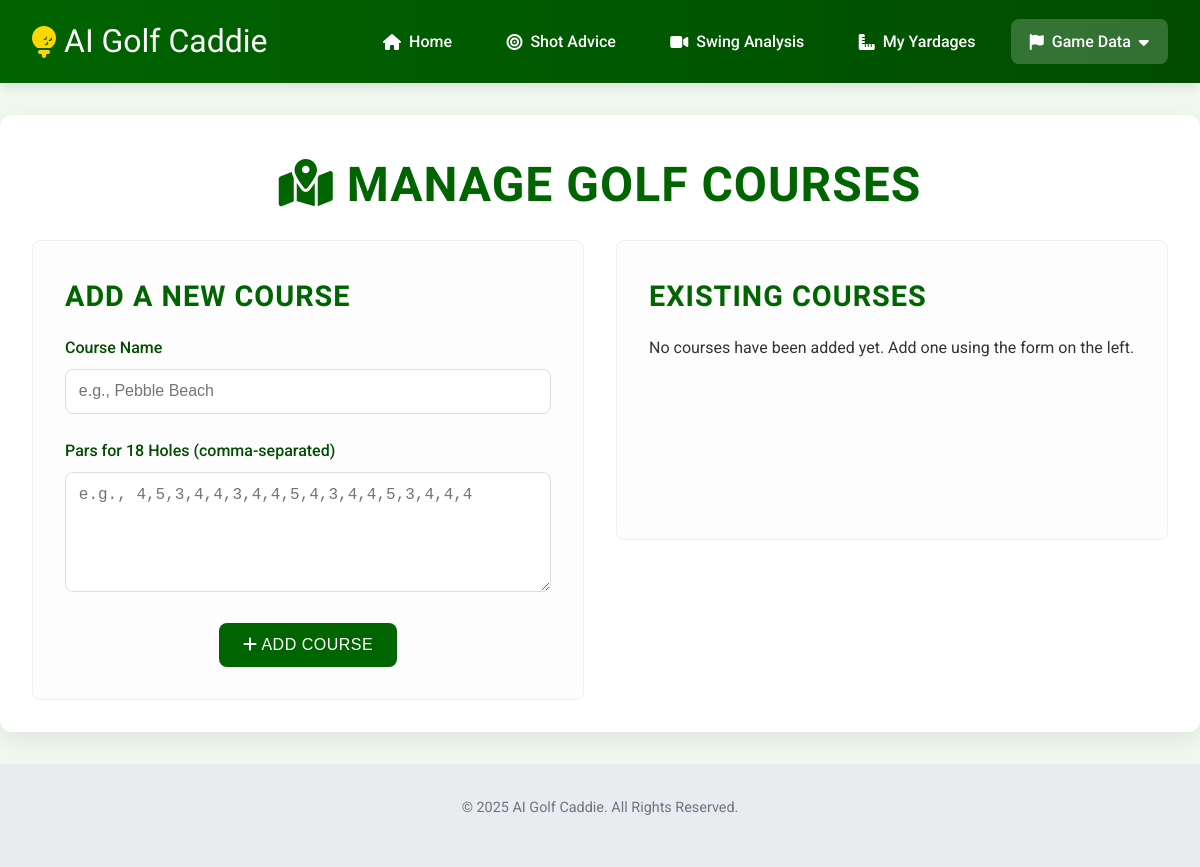
The app's page /courses, older data.
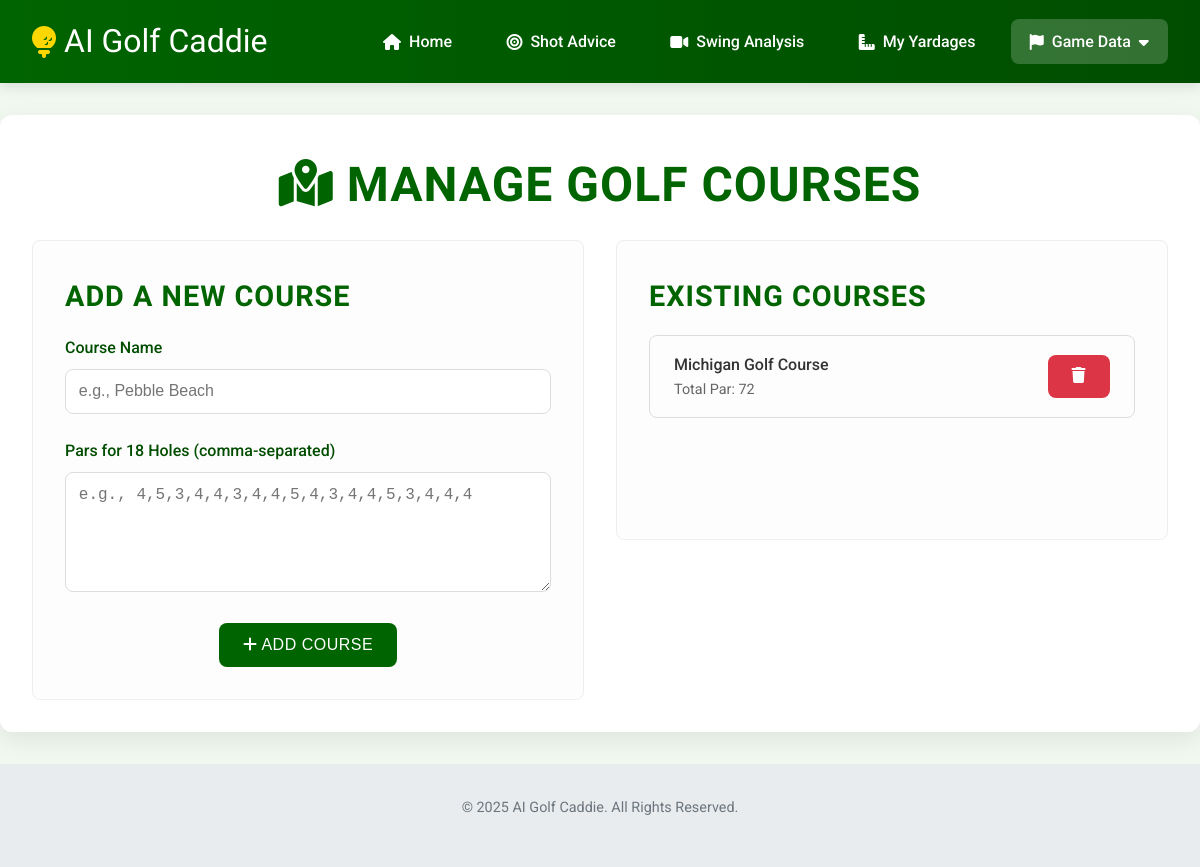
The same page, newer data.
### app.py (models this page shows, shortened)
class Course(db.Model):
    id = db.Column(db.Integer, primary_key=True)
    name = db.Column(db.String(100), unique=True, nullable=False)
    par_string = db.Column(db.String(200), nullable=False, default=','.join(['4']*18)) # Default to all par 4s
    def get_pars(self):
        return [int(p) for p in self.par_string.split(',')]

### app.py (the view, shortened to what this page needs)
@app.route('/courses', methods=['GET', 'POST'])
def list_courses():
    courses = Course.query.order_by(Course.name).all()
    return render_template('list_courses.html', courses=courses, current_page='courses')

### app.py (called while the page is built)
@app.context_processor
def inject_now():
    return {'now': datetime.utcnow()}

### templates/list_courses.html (shortened to what this page needs)
{% extends 'base.html' %}
{% block content %}
    <h1><i class="fas fa-map-marked-alt"></i> Manage Golf Courses</h1>
    <div class="analysis-container">
        <div class="form-container">
            <h3>Add a New Course</h3>
            <form action="{{ url_for('list_courses') }}" method="post">
                <div class="form-group">
                    <label for="name">Course Name</label>
                    <input type="text" id="name" name="name" required placeholder="e.g., Pebble Beach">
                </div>
                <div class="form-group">
                    <label for="pars">Pars for 18 Holes (comma-separated)</label>
                    <textarea id="pars" name="pars" rows="3" required placeholder="e.g., 4,5,3,4,4,3,4,4,5,4,3,4,4,5,3,4,4,4"></textarea>
                </div>
                <div class="button-group">
                    <button type="submit" class="btn btn-primary"><i class="fas fa-plus"></i> Add Course</button>
                </div>
            </form>
        </div>
        <div class="response-container">
            <h3>Existing Courses</h3>
            {% if courses %}
                <ul class="data-list">
                    {% for course in courses %}
                        <li class="data-list-item">
                            <div>
                                <div class="item-info">{{ course.name }}</div>
                                <div class="item-details">Total Par: {{ course.get_pars() | sum }}</div>
                            </div>
                            <div class="item-actions">
                                <form action="{{ url_for('delete_course', course_id=course.id) }}" method="post" onsubmit="return confirm('Are you sure you want to delete this course? This cannot be undone.');">
                                    <button type="submit" class="btn btn-danger"><i class="fas fa-trash"></i></button>
                                </form>
                            </div>
                        </li>
                    {% endfor %}
                </ul>
            {% else %}
                <p>No courses have been added yet. Add one using the form on the left.</p>
            {% endif %}
        </div>
    </div>
{% endblock %}

### templates/base.html (shortened to what this page needs)
<!DOCTYPE html>
<html lang="en">
<head>
    <link rel="stylesheet" href="https://cdnjs.cloudflare.com/ajax/libs/font-awesome/6.4.0/css/all.min.css">
    <link rel="stylesheet" href="{{ url_for('static', filename='css/style.css') }}">
</head>
<body>
    <header class="main-header">
        <div class="logo">
            <i class="fas fa-golf-ball-tee"></i>
            <a href="{{ url_for('index') }}">AI Golf Caddie</a>
        </div>
        <nav class="main-nav">
            <a href="{{ url_for('index') }}" class="{{ 'active' if current_page == 'home' else '' }}"><i class="fas fa-home"></i> Home</a>
            <a href="{{ url_for('shot_advice') }}" class="{{ 'active' if current_page == 'shot_advice' else '' }}"><i class="fas fa-bullseye"></i> Shot Advice</a>
            <a href="{{ url_for('swing_analysis') }}" class="{{ 'active' if current_page == 'swing_analysis' else '' }}"><i class="fas fa-video"></i> Swing Analysis</a>
            <a href="{{ url_for('yardages') }}" class="{{ 'active' if current_page == 'yardages' else '' }}"><i class="fas fa-ruler-combined"></i> My Yardages</a>
            <div class="nav-dropdown">
                <button class="dropdown-btn {{ 'active' if current_page in ['track_round', 'rounds', 'courses'] else '' }}">
                    <i class="fas fa-flag"></i> Game Data <i class="fas fa-caret-down"></i>
                </button>
            </div>
        </nav>
    </header>
    <main class="container">
        {% block content %}{% endblock %}
    </main>
    <footer class="main-footer">
        <p>&copy; {{ now.year }} AI Golf Caddie. All Rights Reserved.</p>
    </footer>
</body>
</html>

### static/css/style.css (style rules this page uses)
:root { --primary-color: #006400; --secondary-color: #004d00; --accent-color: #FFD700; --bg-color: #F0F8F0; --surface-color: #FFFFFF; --text-color: #333333; --border-color: #DDDDDD; --font-primary: 'Roboto', sans-serif; --font-display: 'Teko', sans-serif; }
* { box-sizing: border-box; margin: 0; padding: 0; }
body { font-family: var(--font-primary); background-color: var(--bg-color); color: var(--text-color); line-height: 1.6; }
.container { max-width: 1200px; margin: 2rem auto; padding: 2rem; background-color: var(--surface-color); border-radius: 12px; box-shadow: 0 8px 24px rgba(0,0,0,0.08); }
h1, h2, h3, h4 { font-family: var(--font-display); color: var(--primary-color); margin-bottom: 1rem; letter-spacing: 1px; text-transform: uppercase; }
h1 { font-size: 3rem; text-align: center; }
h3 { font-size: 1.8rem; }
p { margin-bottom: 1rem; }
.main-header { background: linear-gradient(to right, var(--primary-color), var(--secondary-color)); color: white; padding: 1rem 2rem; display: flex; justify-content: space-between; align-items: center; box-shadow: 0 4px 12px rgba(0,0,0,0.1); }
.logo { font-family: var(--font-display); font-size: 2rem; display: flex; align-items: center; }
.logo a { color: white; text-decoration: none; margin-left: 0.5rem; }
.logo i { color: var(--accent-color); }
.main-nav { display: flex; align-items: center; gap: 1rem; }
.main-nav a, .dropdown-btn { color: white; text-decoration: none; padding: 0.8rem 1.2rem; border-radius: 8px; transition: background-color 0.3s, color 0.3s; font-family: var(--font-primary); font-weight: 500; display: flex; align-items: center; gap: 0.5rem; }
.main-nav a:hover, .dropdown-btn:hover, .main-nav a.active, .dropdown-btn.active { background-color: rgba(255, 255, 255, 0.2); }
.nav-dropdown { position: relative; }
.dropdown-btn { background: none; border: none; cursor: pointer; font-size: 1rem; }
.form-group { margin-bottom: 1.5rem; }
label { display: block; margin-bottom: 0.5rem; font-weight: 500; color: var(--secondary-color); }
input[type="text"], input[type="number"], textarea { width: 100%; padding: 0.8rem; border: 1px solid var(--border-color); border-radius: 8px; font-size: 1rem; transition: border-color 0.3s, box-shadow 0.3s; }
textarea { resize: vertical; min-height: 120px; }
.btn { display: inline-block; padding: 0.8rem 1.5rem; font-size: 1rem; font-weight: 500; text-align: center; text-decoration: none; border-radius: 8px; cursor: pointer; transition: all 0.3s ease; border: none; text-transform: uppercase; letter-spacing: 0.5px; }
.btn-primary { background-color: var(--primary-color); color: white; }
.btn-danger { background-color: #dc3545; color: white; }
.button-group { display: flex; gap: 1rem; justify-content: center; margin-top: 1.5rem; }
.analysis-container { display: grid; grid-template-columns: 1fr 1fr; gap: 2rem; align-items: flex-start; }
.form-container, .response-container { background-color: #fdfdfd; padding: 2rem; border-radius: 8px; border: 1px solid #eee; }
.response-container { min-height: 300px; }
.response-container h3 { margin-top: 0; }
.data-list { list-style: none; padding: 0; }
.data-list-item { display: flex; justify-content: space-between; align-items: center; padding: 1rem 1.5rem; border: 1px solid var(--border-color); border-radius: 8px; margin-bottom: 1rem; transition: background-color 0.2s; }
.data-list-item .item-info { font-weight: 500; }
.data-list-item .item-details { color: #666; font-size: 0.9rem; }
.data-list-item .item-actions form { display: inline; }
.main-footer { text-align: center; padding: 2rem; margin-top: 2rem; background-color: #e9ecef; color: #6c757d; font-size: 0.9rem; }

Row changes from the older to the newer data that the page shows:
added Course: name "Michigan Golf Course", get_pars|sum "72"
Text that changed along with them:
text no longer shown: "No courses have been added yet. Add one using the form on the left."
